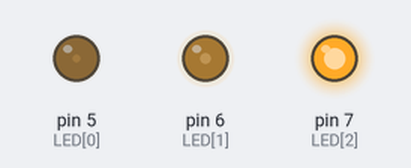
The sketch below on a simulated Arduino Uno, built with avr-gcc and run on an emulated ATmega328P. Parts: output pins drawn as LEDs (lit = HIGH).

Above: at 0.1 s.
Timing chart, 0 to 1.6 s (numbered marks = the images above):
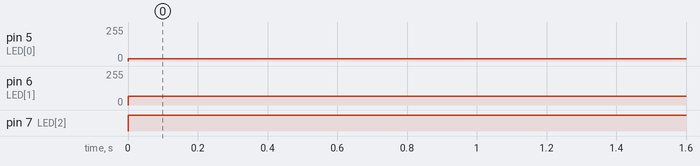

The sketch:

analogWrite-00.ino
```cpp
int LED[] = { 5, 6, 7 };
int VAL[] = { 16, 64, 200 };

void setup() {
  for (int i = 0; i < 3; i++) {
    pinMode(LED[i], OUTPUT);
  }
}

void loop() {
  for (int i = 0; i < 3; i++) {
    analogWrite(LED[i], VAL[i]);
  }

  delay(10);
}
```

Measured:
- by itself, pin 5 (LED[0]): 0/255 → 16/255 at 0.00 s
- by itself, pin 6 (LED[1]): 0/255 → 64/255 at 0.00 s
- by itself, pin 7 (LED[2]): LOW → HIGH at 0.00 s
